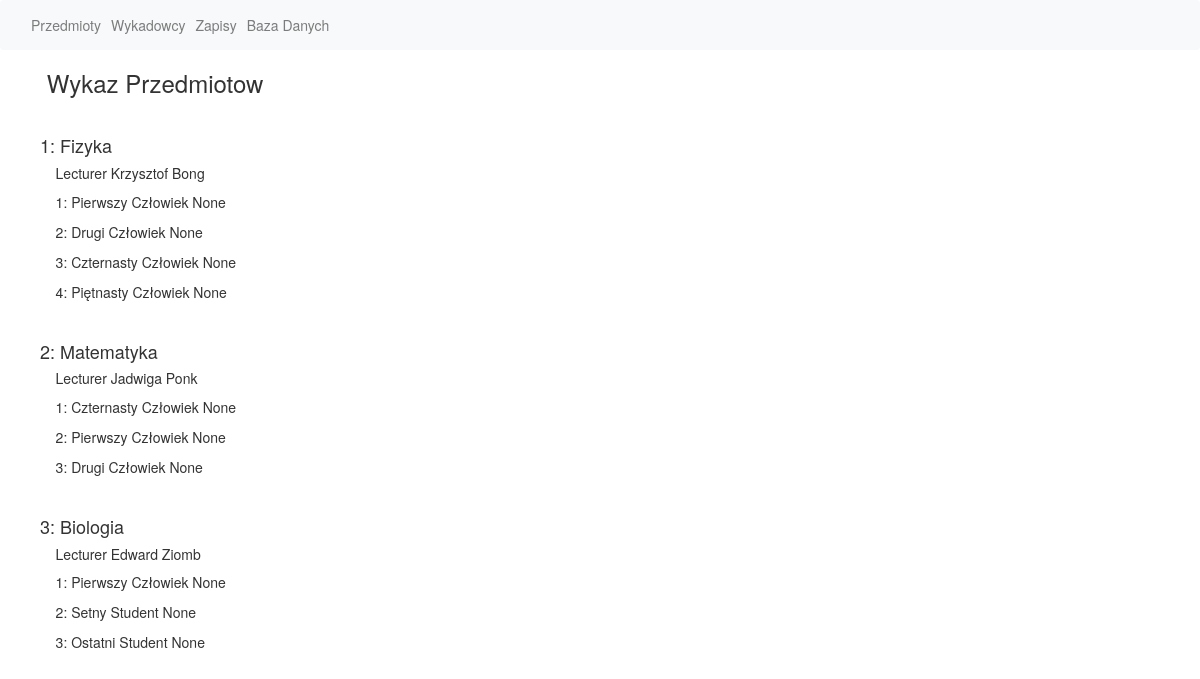
Before: /courses/ with the older database file.
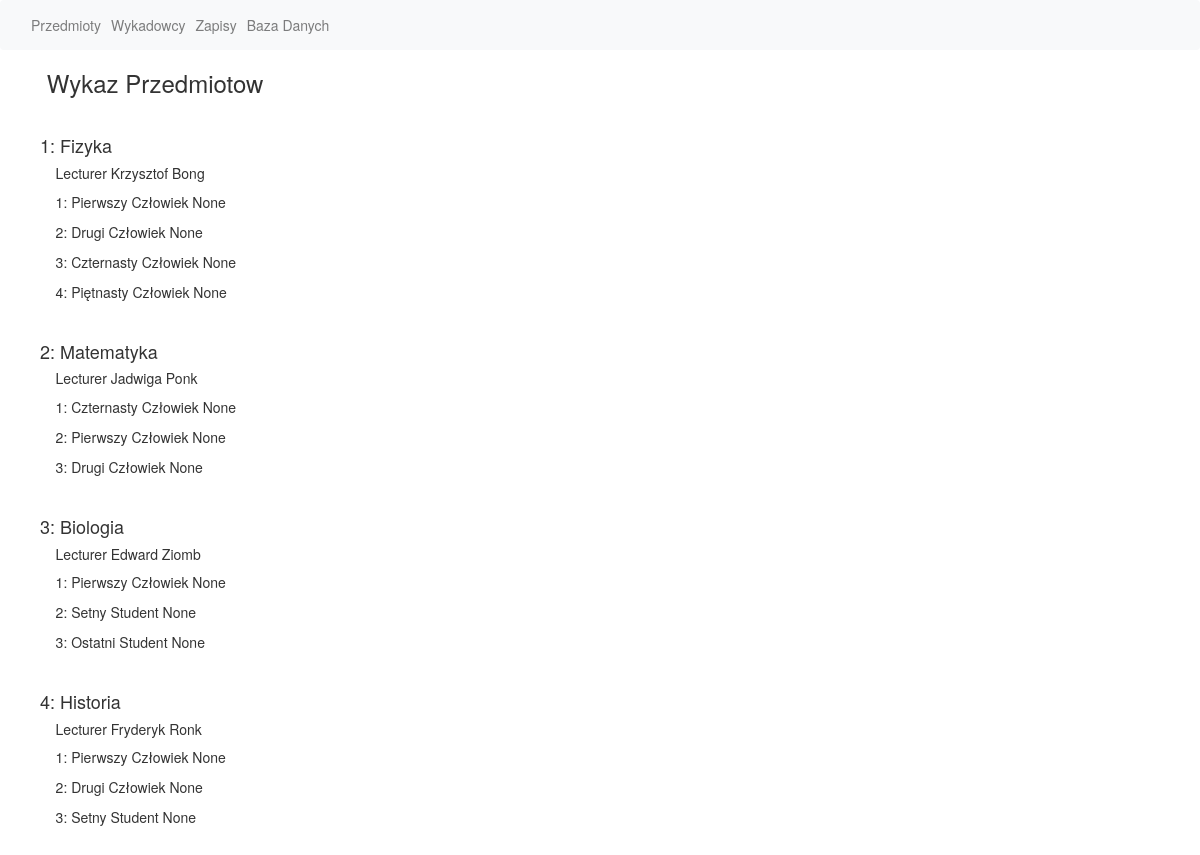
After: the same page with the newer database file.
### signing/models.py (models this page shows, shortened)
class Course(models.Model):
    name = models.CharField(max_length=100)
    lecturer = models.ForeignKey(Lecturer, on_delete=models.CASCADE, blank=True)
    students = models.ManyToManyField(Student, blank=True)
    slug_name = slugify(name)
    examination = models.CharField(max_length=1)
    class Meta:
        verbose_name_plural = "Courses"

class Lecturer(models.Model):
    name = models.CharField(max_length=40)
    surname = models.CharField(max_length=40)
    def __str__(self):
        return "Lecturer "+ self.name+ " " + self.surname
    class Meta:
        verbose_name_plural = "Lecturers"

class Student(models.Model):
    name = models.CharField(max_length=40)
    surname = models.CharField(max_length=40)
    index = models.IntegerField(unique=True, blank=True, null=True, default=None)
    class Meta:
        verbose_name_plural = "Students"

### signing/views.py (the view)
# urls.py: path('courses/', views.show_courses, name='courses_list'),
def show_courses(request):
  courses = Course.objects.all()
  return render_to_response('show_courses.html',
                            {'courses': courses})

### templates/show_courses.html
{% extends "base.html" %}
{% block content %}
<link rel="stylesheet" href="//maxcdn.bootstrapcdn.com/bootstrap/3.2.0/css/bootstrap.min.css">
<link rel="stylesheet" href="//maxcdn.bootstrapcdn.com/bootstrap/3.2.0/css/bootstrap-theme.min.css">
    <ol>
<h3>&nbspWykaz Przedmiotow</h3><br>
{% for course in courses %}
<h4>{{ forloop.counter}}:      {{ course.name }} </h4>
    <h5>&nbsp&nbsp&nbsp&nbsp{{ course.lecturer }} </h5>
    {% for student in course.students.all %}
        <p> &nbsp&nbsp&nbsp&nbsp{{ forloop.counter }}: {{ student.name }} {{ student.surname }} {{ student.index }}</p>
    {%endfor%}
    <br>
{%endfor%}
</ol>
{% endblock %}

### templates/base.html (shortened to what this page needs)
<html lang="en">
<head>
    <link rel="stylesheet" href="https://maxcdn.bootstrapcdn.com/bootstrap/4.0.0/css/bootstrap.min.css">
</head>
<body>
    {% include '_nav_bar.html' %}
    {% block content %}{% endblock %}
</body>
</html>

### templates/_nav_bar.html
<nav class="navbar navbar-expand-lg navbar-light bg-light">
  <div class="collapse navbar-collapse" id="navbarNavAltMarkup">
    <ul class="navbar-nav mr-auto">
        <a class="nav-link" href="{% url 'courses_list' %}">Przedmioty<span class="sr-only">(current)</span></a>
        <a class="nav-link" href="{% url 'lecturers_list' %}">Wykadowcy</a>
        <a class="nav-link" href="{% url 'signing_list' %}">Zapisy</a>
        <a class="nav-link" href="{% url 'database' %}">Baza Danych</a>
    </ul>
  </div>
</nav>

Changed rows visible on the page:
added Course: name "Historia", lecturer "Lecturer Fryderyk Ronk", Student (name "Pierwszy", surname "Człowiek", index "None"), Student (name "Drugi", surname "Człowiek", index "None"), Student (name "Setny", surname "Student", index "None")
